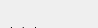
      <widget class="QWidget" name="page_7">
       <property name="geometry">
        <rect>
         <x>0</x>
         <y>0</y>
         <width>98</width>
         <height>28</height>
        </rect>
       </property>
       <attribute name="label">
        <string>Feature graphic design</string>
       </attribute>
       <widget class="QLabel" name="label_wjoin_rotation">
        <property name="geometry">
         <rect>
          <x>280</x>
          <y>50</y>
          <width>90</width>
          <height>22</height>
         </rect>
        </property>
        <property name="font">
         <font>
          <pointsize>8</pointsize>
         </font>
        </property>
        <property name="frameShape">
         <enum>QFrame::NoFrame</enum>
        </property>
        <property name="frameShadow">
         <enum>QFrame::Plain</enum>
        </property>
        <property name="text">
         <string>Svg rotation:</string>
        </property>
        <property name="textFormat">
         <enum>Qt::AutoText</enum>
        </property>
        <property name="scaledContents">
         <bool>false</bool>
        </property>
        <property name="alignment">
         <set>Qt::AlignLeading|Qt::AlignLeft|Qt::AlignVCenter</set>
        </property>
        <property name="margin">
         <number>3</number>
        </property>
       </widget>
       <widget class="QLineEdit" name="wjoin_label_x">
        <property name="geometry">
         <rect>
          <x>110</x>
          <y>20</y>
          <width>160</width>
          <height>20</height>
         </rect>
        </property>
        <property name="text">
         <string/>
        </property>
       </widget>
       <widget class="QLineEdit" name="wjoin_label_y">
        <property name="geometry">
         <rect>
          <x>110</x>
          <y>50</y>
          <width>160</width>
          <height>20</height>
         </rect>
        </property>
        <property name="text">
         <string/>
        </property>
       </widget>
       <widget class="QLineEdit" name="wjoin_rotation">
        <property name="geometry">
         <rect>
          <x>380</x>
          <y>50</y>
          <width>160</width>
          <height>20</height>
         </rect>
        </property>
        <property name="text">
         <string/>
        </property>
       </widget>
       <widget class="QLabel" name="label_wjoin_label_x">
        <property name="geometry">
         <rect>
          <x>10</x>
          <y>20</y>
          <width>90</width>
          <height>22</height>
         </rect>
        </property>
        <property name="font">
         <font>
          <pointsize>8</pointsize>
         </font>
        </property>
        <property name="frameShape">
         <enum>QFrame::NoFrame</enum>
        </property>
        <property name="frameShadow">
         <enum>QFrame::Plain</enum>
        </property>
        <property name="text">
         <string>Label x:</string>
        </property>
        <property name="textFormat">
         <enum>Qt::AutoText</enum>
        </property>
        <property name="scaledContents">
         <bool>false</bool>
        </property>
        <property name="alignment">
         <set>Qt::AlignLeading|Qt::AlignLeft|Qt::AlignVCenter</set>
        </property>
        <property name="margin">
         <number>3</number>
        </property>
       </widget>
       <widget class="QLineEdit" name="wjoin_label_rotation">
        <property name="geometry">
         <rect>
          <x>380</x>
          <y>20</y>
          <width>160</width>
          <height>20</height>
         </rect>
        </property>
        <property name="text">
         <string/>
        </property>
       </widget>
       <widget class="QLabel" name="label_wjoin_label_rotation">
        <property name="geometry">
         <rect>
          <x>280</x>
          <y>20</y>
          <width>90</width>
          <height>22</height>
         </rect>
        </property>
        <property name="font">
         <font>
          <pointsize>8</pointsize>
         </font>
        </property>
        <property name="frameShape">
         <enum>QFrame::NoFrame</enum>
        </property>
        <property name="frameShadow">
         <enum>QFrame::Plain</enum>
        </property>
        <property name="text">
         <string>Label rotation:</string>
        </property>
        <property name="textFormat">
         <enum>Qt::AutoText</enum>
        </property>
        <property name="scaledContents">
         <bool>false</bool>
        </property>
        <property name="alignment">
         <set>Qt::AlignLeading|Qt::AlignLeft|Qt::AlignVCenter</set>
        </property>
        <property name="margin">
         <number>3</number>
        </property>
       </widget>
       <widget class="QLabel" name="label_wjoin_label_y">
        <property name="geometry">
         <rect>
          <x>10</x>
          <y>50</y>
          <width>90</width>
          <height>22</height>
         </rect>
        </property>
        <property name="font">
         <font>
          <pointsize>8</pointsize>
         </font>
        </property>
        <property name="frameShape">
         <enum>QFrame::NoFrame</enum>
        </property>
        <property name="frameShadow">
         <enum>QFrame::Plain</enum>
        </property>
        <property name="text">
         <string>Label y:</string>
        </property>
        <property name="textFormat">
         <enum>Qt::AutoText</enum>
        </property>
        <property name="scaledContents">
         <bool>false</bool>
        </property>
        <property name="alignment">
         <set>Qt::AlignLeading|Qt::AlignLeft|Qt::AlignVCenter</set>
        </property>
        <property name="margin">
         <number>3</number>
        </property>
       </widget>
      </widget>
